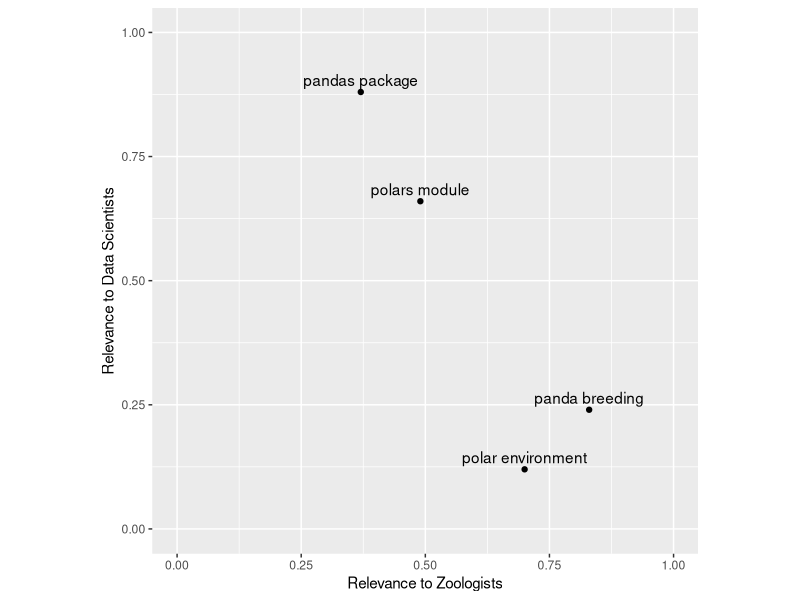
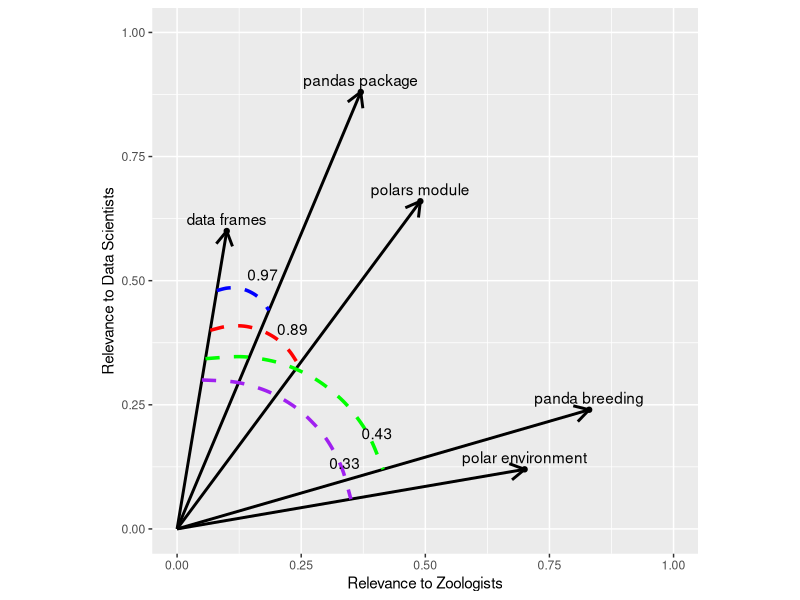

Here is the R script that generated these plots, in order:
## ---- chunk 1
if (!require(ggplot2)) {
    install.packages("ggplot2")
}
## ---- chunk 2
library(ggplot2)

df <- data.frame(
    query = c("pandas package", "polars module", "panda breeding", "polar environment"),
    relevance_to_zoologists = c(0.37, 0.49, 0.83, 0.70),
    relevance_to_data_scientists = c(0.88, 0.66, 0.24, 0.12),
    stringsAsFactors = FALSE
)

ggplot(df, aes(x=relevance_to_zoologists, y=relevance_to_data_scientists)) +
    geom_point() +
    geom_text(aes(label=query), hjust=0.5, vjust=-0.5, check_overlap = TRUE) +
    scale_x_continuous(limits = c(0, 1)) +
    scale_y_continuous(limits = c(0, 1)) +
    xlab("Relevance to Zoologists") +
    ylab("Relevance to Data Scientists") +
    coord_fixed(ratio = 1)
## ---- chunk 3
# Add the 'data frames' query
reference_vector <- c(0.1, 0.6)
df <- rbind(df, data.frame(query = "data frames", relevance_to_zoologists = reference_vector[1], relevance_to_data_scientists = reference_vector[2]))

# Function to calculate cosine similarity
cos_sim <- function(x, reference_vector) {
    dot_product <- sum(x * reference_vector)
    magn_x <- sqrt(sum(x^2))
    magn_reference <- sqrt(sum(reference_vector^2))
    similarity <- dot_product / (magn_x * magn_reference)
    return(similarity)
}

# Apply function to calculate cosine similarities
df$cosine_similarity <- apply(
    df[, c("relevance_to_zoologists", "relevance_to_data_scientists")],
    1,
    function(x) {cos_sim(x, reference_vector)}
)

# Remove query similarity to self
df$cosine_similarity[end(df$cosine_similarity)[1]] = NA

# Plot
p <- ggplot(df, aes(x=relevance_to_zoologists, y=relevance_to_data_scientists)) +
    geom_point() +
    geom_text(aes(label=query), hjust=0.5, vjust=-0.5, check_overlap = TRUE) +
    geom_segment(aes(
        x = 0, y = 0, xend = relevance_to_zoologists, yend = relevance_to_data_scientists
        ),
        arrow = arrow(length = unit(0.03, "npc")), size = 1, color = "black"
    ) +
    scale_x_continuous(limits = c(0, 1)) +
    scale_y_continuous(limits = c(0, 1)) +
    xlab("Relevance to Zoologists") +
    ylab("Relevance to Data Scientists") +
    coord_fixed(ratio = 1)

# Loop to draw arcs and label
arc_cols = c("blue", "red", "green", "purple")
for(i in 1:nrow(df)) {

    seg_pos <- 4 / (4 + i)

    curve_data <- df[i, ]
    curve_data$xpos <- seg_pos * reference_vector[1]
    curve_data$ypos <- seg_pos * reference_vector[2]

    p <- p + geom_curve(
        data = curve_data,
        aes(
            x = xpos, y = ypos,
            xend = relevance_to_zoologists / 2, yend = relevance_to_data_scientists / 2),
            curvature = -0.4, color = arc_cols[i], linetype = "dashed", size = 1.2
        ) +
    geom_text(
        data = curve_data, aes(
            x = relevance_to_zoologists / 2, y = relevance_to_data_scientists / 2, 
            label = round(cosine_similarity, 2)), check_overlap = TRUE, color = "black",
            vjust = -2.5, hjust=0.7
        )
}
p
